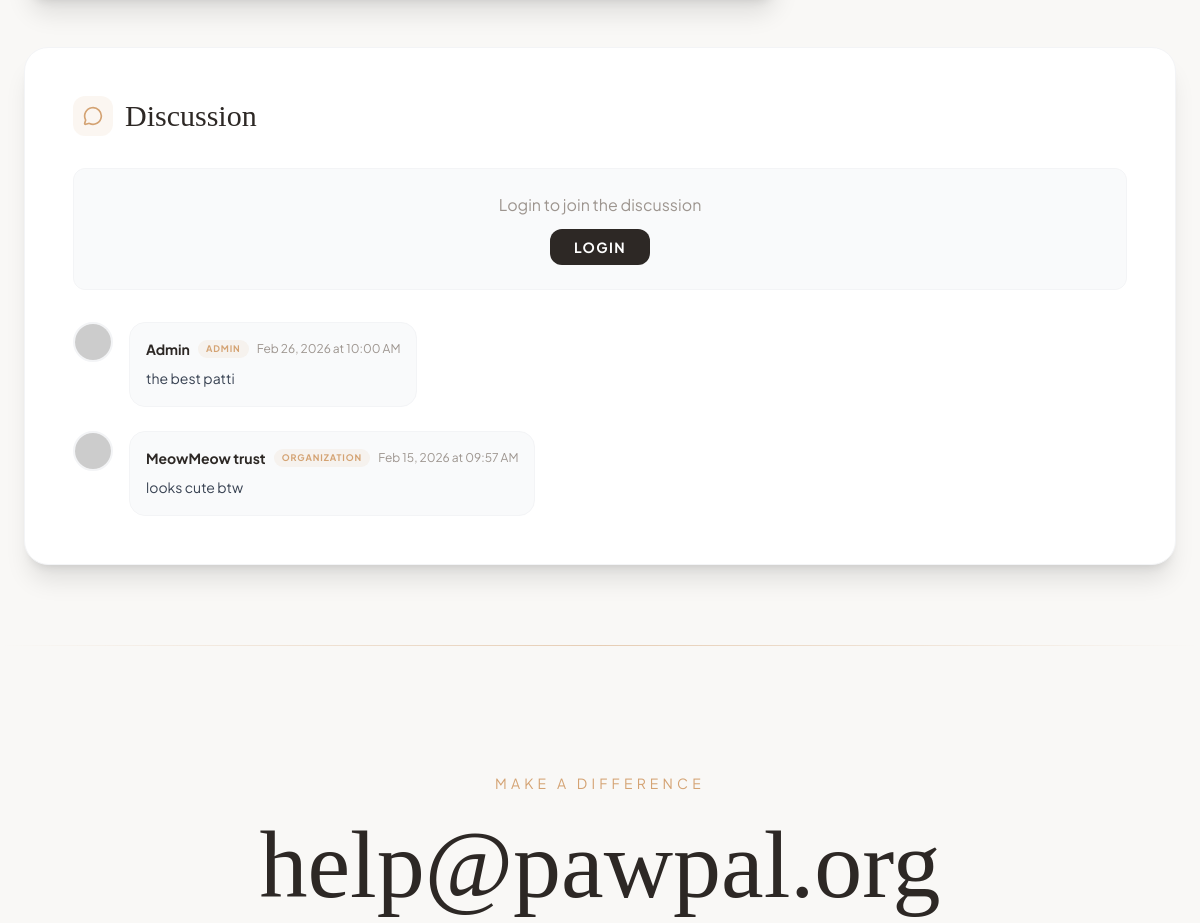
Before: /pet-details.php?id=7 (middle part) with the older database file.
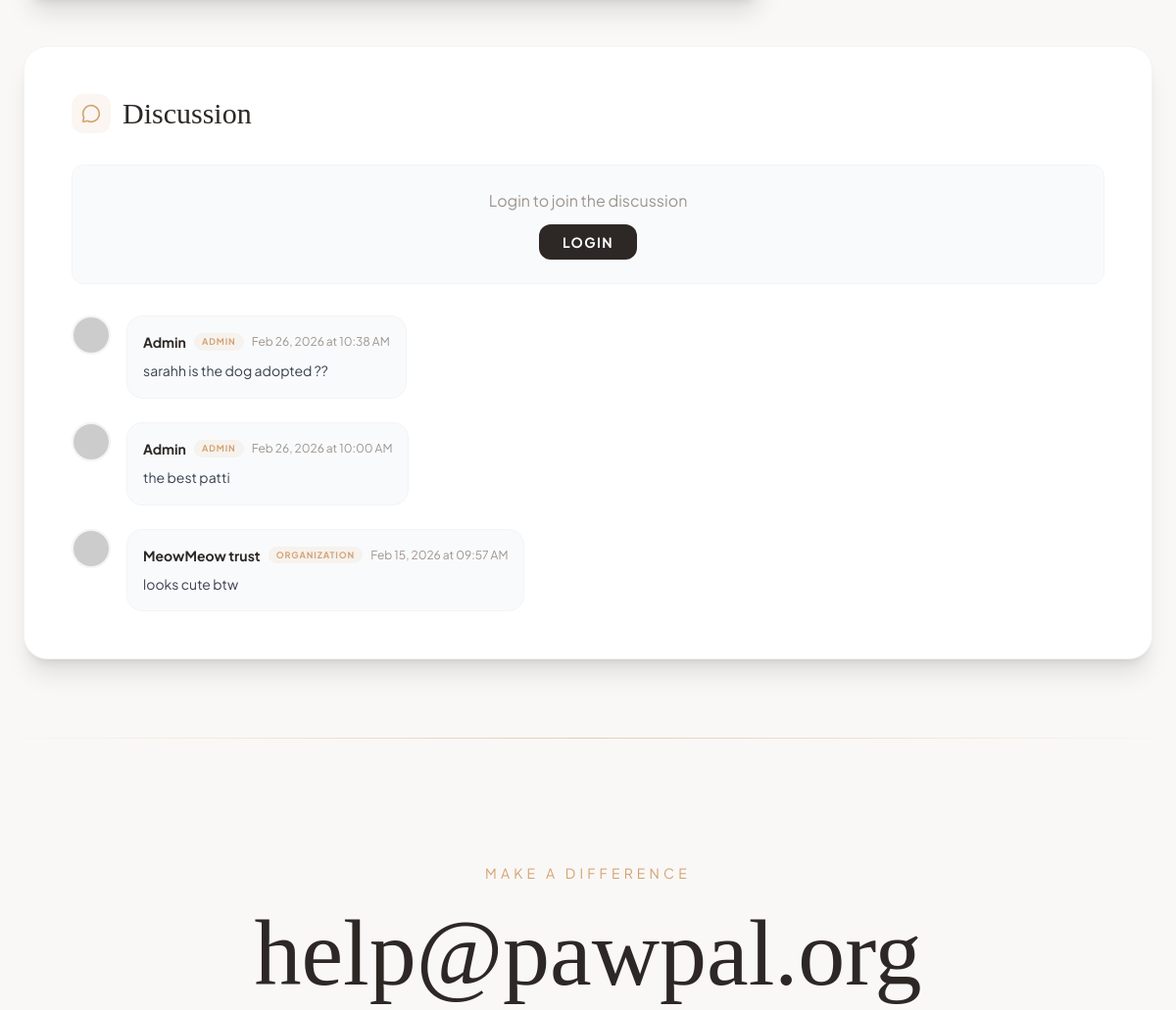
After: the same page with the newer database file.
### tables this page shows
CREATE TABLE `comments` (
  `id` int(11) NOT NULL,
  `entity_type` enum('pet','rescue') NOT NULL,
  `entity_id` int(11) NOT NULL,
  `user_id` int(11) NOT NULL,
  `comment` text NOT NULL,
  `created_at` timestamp NOT NULL DEFAULT current_timestamp()
);

CREATE TABLE `users` (
  `id` int(11) NOT NULL,
  `username` varchar(50) NOT NULL,
  `email` varchar(100) NOT NULL,
  `password` varchar(255) NOT NULL,
  `phone` varchar(20) DEFAULT NULL,
  `address` text DEFAULT NULL,
  `role` enum('user','admin','volunteer','rescuer','organization') DEFAULT 'user',
  `is_verified` tinyint(1) DEFAULT 0,
  `created_at` timestamp NOT NULL DEFAULT current_timestamp(),
  `gender` varchar(20) DEFAULT NULL,
  `dob` date DEFAULT NULL,
  `profile_image` varchar(255) DEFAULT NULL,
  `lives_saved` int(11) DEFAULT 0,
  `organization_name` varchar(150) DEFAULT NULL
);

### pet-details.php (the view, shortened to what the changed rows need)
<?php
include 'config.php';
$pet_id = (int) $_GET['id'];
$sql = "SELECT p.*,
        u.username as poster_username, u.email as poster_email, u.phone as poster_phone,
        u.profile_image as poster_image, u.role as poster_role, u.created_at as poster_since,
        u.is_verified as poster_verified, u.lives_saved as poster_lives_saved
        FROM pets p
        LEFT JOIN users u ON p.added_by = u.id
        WHERE p.id = $pet_id";
$result = $conn->query($sql);
$pet = $result->fetch_assoc();
include 'includes/header.php';
?>
<section class="pt-32 pb-20 px-6">
    <div class="max-w-6xl mx-auto mt-12" id="comments">
        <div class="bg-white rounded-3xl shadow-xl overflow-hidden border border-gray-100 p-8 md:p-12">
            <div class="flex items-center gap-3 mb-8">
                <h2 class="font-serif text-3xl text-paw-dark">Discussion</h2>
            </div>
            <div class="space-y-6">
                <?php
                $entityType = 'pet';
                $entityId = $pet['id'];
                $cStmt = $conn->prepare("SELECT c.*, u.username, u.profile_image, u.role FROM comments c JOIN users u ON c.user_id = u.id WHERE c.entity_type = ? AND c.entity_id = ? ORDER BY c.created_at DESC");
                $cStmt->bind_param("si", $entityType, $entityId);
                $cStmt->execute();
                $commentsQuery = $cStmt->get_result();
                if ($commentsQuery && $commentsQuery->num_rows > 0):
                    while ($comment = $commentsQuery->fetch_assoc()):
                        $cImgSrc = 'https://api.dicebear.com/9.x/toon-head/svg?seed=' . urlencode($comment['username']);
                        if (!empty($comment['profile_image'])) {
                            if (strpos($comment['profile_image'], 'http') === 0) {
                                $cImgSrc = $comment['profile_image'];
                            } else if (file_exists('uploads/users/' . $comment['profile_image'])) {
                                $cImgSrc = 'uploads/users/' . rawurlencode($comment['profile_image']);
                            }
                        }
                        ?>
                        <?php
                        $isMe = (isset($_SESSION['user_id']) && $comment['user_id'] == $_SESSION['user_id']);
                        $alignClass = $isMe ? 'flex-row-reverse text-right' : '';
                        $bubbleClass = $isMe ? 'bg-paw-accent/10 border-paw-accent/20' : 'bg-gray-50 border-gray-100';
                        ?>
                        <div class="flex gap-4 group <?php echo $alignClass; ?>">
                            <div class="w-10 h-10 rounded-full overflow-hidden flex-shrink-0 border-2 border-gray-100">
                                <img src="<?php echo $cImgSrc; ?>" class="w-full h-full object-cover"
                                    alt="<?php echo htmlspecialchars($comment['username']); ?>">
                            </div>
                            <div class="flex-1">
                                <div
                                    class="<?php echo $bubbleClass; ?> rounded-2xl p-4 border group-hover:border-paw-accent/20 transition-colors inline-block text-left max-w-[80%]">
                                    <div class="flex items-center gap-2 mb-2 <?php echo $isMe ? 'justify-end' : ''; ?>">
                                        <span
                                            class="font-bold text-sm text-paw-dark"><?php echo htmlspecialchars($comment['username']); ?></span>
                                        <span
                                            class="px-2 py-0.5 rounded-full text-[9px] font-bold uppercase tracking-widest bg-paw-accent/10 text-paw-accent">
                                            <?php echo ucfirst($comment['role']); ?>
                                        </span>
                                        <span class="text-xs text-paw-gray ml-auto">
                                            <?php echo date('M d, Y \a\t h:i A', strtotime($comment['created_at'])); ?>
                                        </span>
                                    </div>
                                    <p class="text-sm text-gray-700 leading-relaxed">
                                        <?php echo nl2br(htmlspecialchars($comment['comment'])); ?>
                                    </p>
                                </div>
                            </div>
                        </div>
                        <?php
                    endwhile;
                endif; ?>
            </div>
        </div>
    </div>
</section>
<?php include 'includes/footer.php'; ?>

Changed rows visible on the page:
added comments: user.username "Admin", user.role "ADMIN", created_at "Feb 26, 2026 at 10:38 AM", comment "sarahh is the dog adopted ??"
